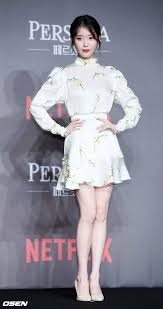
#> input picture Clothes_Design_service/StarGAN/data/custom/test/a/input.jpg, 163 x 309 px, given in place of 1.jpg, which was not available
$ jupyter execute --allow-errors custom_train_test.ipynb   (shell and % lines are left out)   (text cells are left out)
#> lines starting #> are read from the running program, lines starting #| are printed output that depends on the picture; pictures that were not available may be replaced by others from this repository, and a replacement may not be noted
[cell 1]
from google.colab import drive
drive.mount('/content/drive')

[cell 2]
cd /content/drive/MyDrive/StarGAN

[cell 3]
# Train StarGAN on custom datasets
#--resume_iters
# GPU로 하면 20초~2분, CPU로 하면 4분 25초

[cell 4]
# # Test StarGAN on custom datasets
# !python main.py --mode test --dataset RaFD --image_size 128 --c_dim 5 \
#                 --rafd_image_dir data/custom/test \
#                 --sample_dir stargan_custom/samples --log_dir stargan_custom/logs \
#                 --model_save_dir stargan_custom/models --result_dir stargan_custom/results \
#                 --test_iters 140000

[cell 5]
import sys
import os
import cv2
import numpy as np

[cell 6]
# 테스트 이미지는 test_path 경로에 저장해야함

test_path = '/content/drive/MyDrive/StarGAN/data/custom/test_original/'
files = os.listdir(test_path) # 현재 위치의 파일 목록
#print(files)
file_num = len(files)
print("테스트 파일 수 : %d" % file_num)

[cell 7]
# test 이미지 파일명을 번호.jpg 형식으로 변경

count = 1
for name in files:
  new_name = f'{count}.jpg'
  os.rename(test_path+name, test_path+new_name)
  count += 1

files = os.listdir(test_path) # 현재 위치의 파일 목록
print(files)

[cell 8]
# 원본 이미지를 256x256으로 resize

org_shape = []
#for i, f in enumerate(files):
for i in range(1, file_num+1):
  try:
    path = test_path + str(i)+'.jpg'

    img = cv2.imread(path, cv2.IMREAD_COLOR)
#> img is the input picture: shape (309, 163, 3); mean B, G, R 152.6, 140.4, 141.5

    org_shape.append( (img.shape[0], img.shape[1]) )  # 원본 크기 저장(튜플)

    img_resize = cv2.resize(img, dsize=(256, 256), interpolation=cv2.INTER_CUBIC)
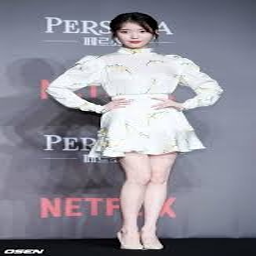
#> img_resize: shape (256, 256, 3); mean B, G, R 152.6, 140.4, 141.5

    write_path = '/content/drive/MyDrive/StarGAN/data/custom/test/check/' + str(i)+'.jpg'
    cv2.imwrite(write_path, img_resize)

  except Exception as e:  # resize 불가
      print('Error: ' + f, str(e))

[cell 9]
cd /content/drive/MyDrive/StarGAN

[cell 10]
# Test StarGAN on custom datasets
# 실행 경로 : /content/drive/MyDrive/StarGAN

[cell 11]
# 합성 결과 이미지를 원본 사이즈로 resize

print('org_shape : ', org_shape)
#| org_shape :  [(309, 163)]
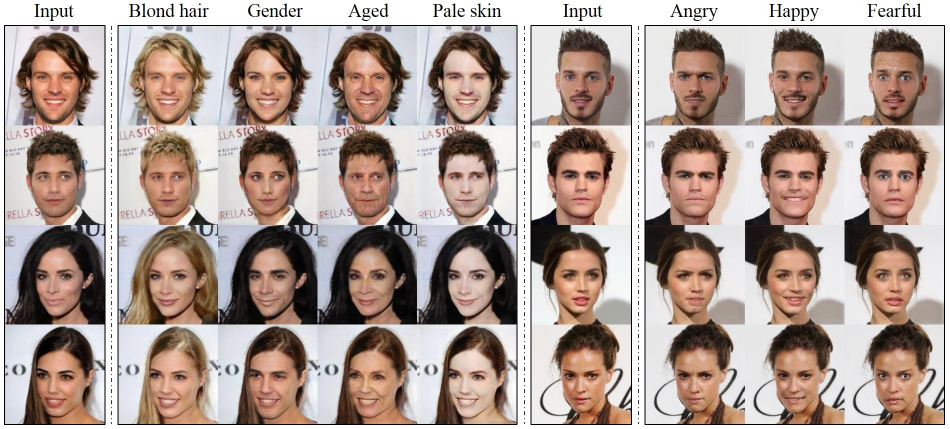
#> input picture Clothes_Design_service/StarGAN/jpg/main.jpg, 1899 x 857 px, given in place of 1-1.jpg, which was not available (shown at 1/2 size)
#> further down, img is the input picture: shape (857, 1899, 3); mean B, G, R 150.1, 157.6, 174.8
#> `img_resize = cv2.resize(img, dsize=(width, height), interpolation=cv2...`:
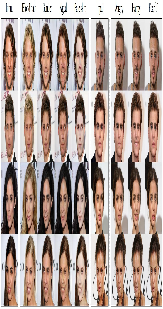
#> img_resize: shape (309, 163, 3); mean B, G, R 151.7, 159.2, 176.4
result_path = '/content/drive/MyDrive/StarGAN/stargan_custom/results/'

j = 0
c_dim = 5
#> (the rest of this cell did not finish here and is left out)
